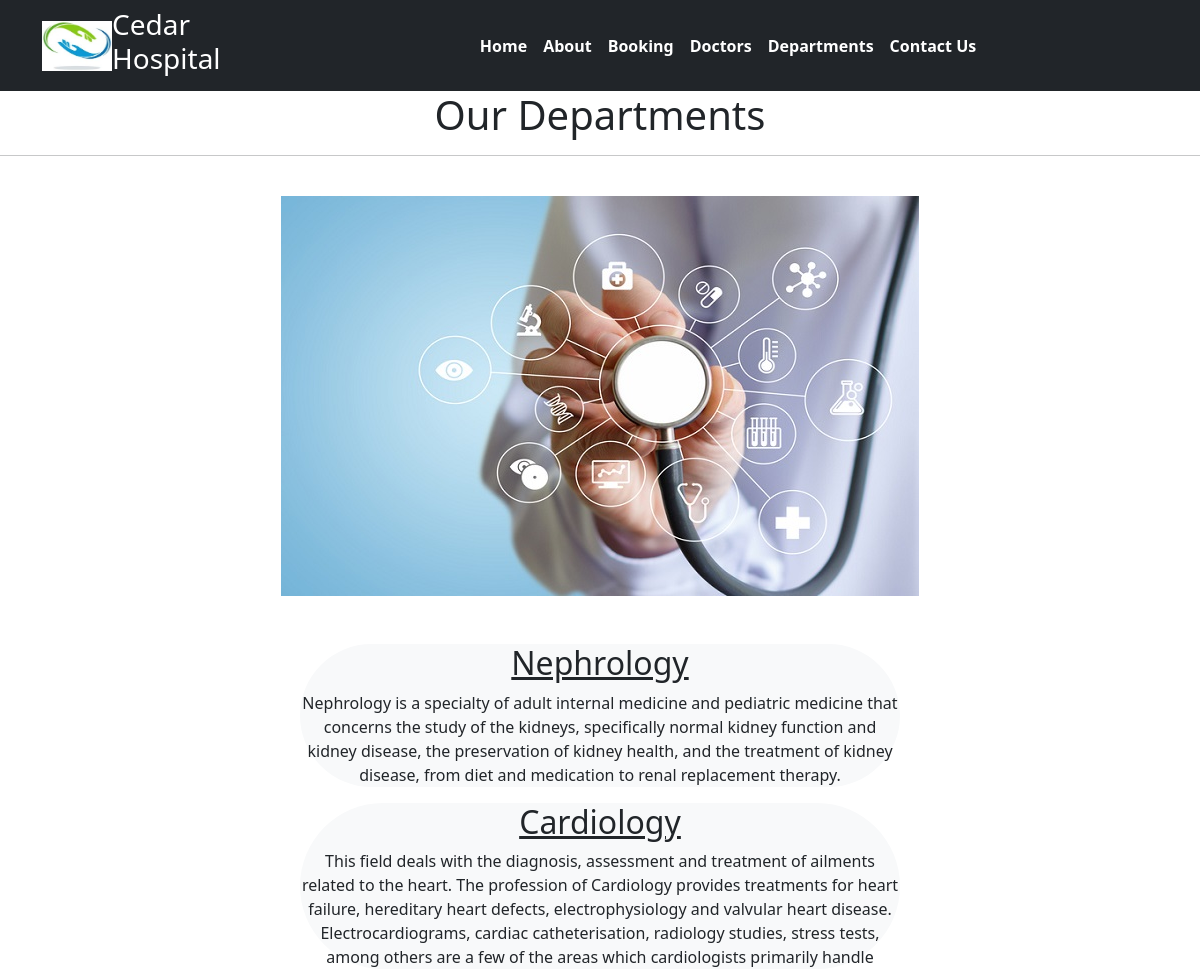
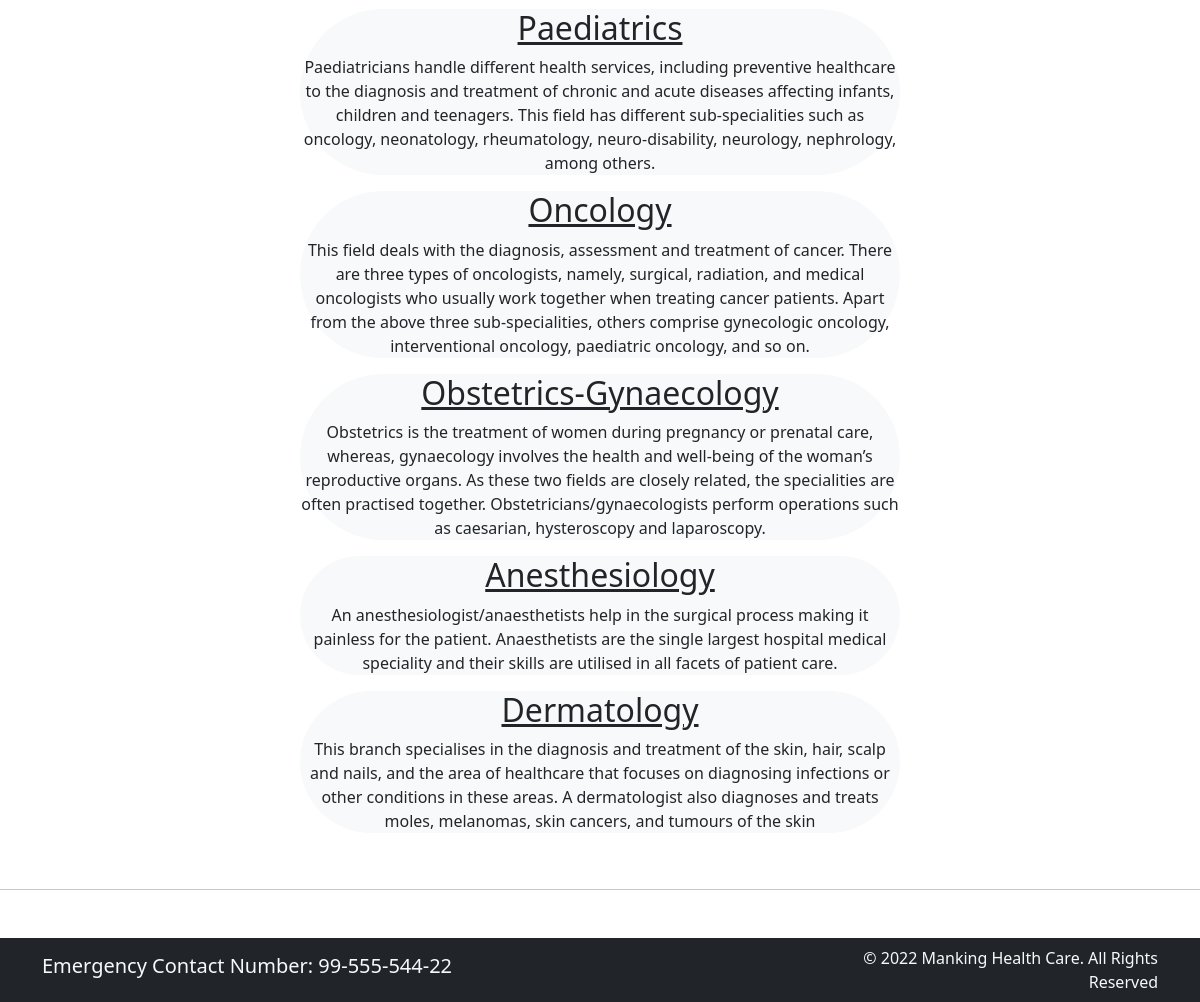
Screenshot of /department with the database file from the repository (2 pictures, top to bottom).
### home/models.py (models this page shows, shortened)
class departments(models.Model):
    dept_name = models.CharField(max_length=100)
    dept_description = models.TextField()

### home/views.py (the view)
# urls.py: path('department', views.department,name='department'),
def department(request):
    dept_dict= { 'dept' : departments.objects.all()}
    return render(request, 'departments.html',dept_dict)

### templates/departments.html (shortened to what this page needs)
{% extends 'base.html' %}
{% load static%}
{% block content %}
<h1 class="text-center">Our Departments</h1>
<hr>
<br>
<img src="{% static '/images/dept.png' %}" class="d-block mx-auto">
<br>
<br>
{%for d in dept%}
<div class="text-center w-50 mx-auto border-3 border-dark rounded-pill bg-light">
<h2><u>{{d.dept_name}}</u></h2>
<p>{{d.dept_description}}</p>
</div>
{% endfor %}
<br><hr><br><br><br>
<br>
{% endblock %}

### rows the page displays
departments: dept_name "Nephrology", dept_description "Nephrology is a specialty of adult internal medicine and pediatric medicine that concerns the study of the kidneys, specifically normal kidney function and kidney disease, the preservation of kidney health, and the treatment of kidney disease, from diet and medication to renal replacement therapy."
departments: dept_name "Cardiology", dept_description "This field deals with the diagnosis, assessment and treatment of ailments related to the heart. The profession of Cardiology provides treatments for heart failure, hereditary heart defects, electrophysiology and valvular heart disease. Electrocardiograms, cardiac catheterisation, radiology studies, stress tests, among others are a few of the areas which cardiologists primarily handle"
departments: dept_name "Paediatrics", dept_description "Paediatricians handle different health services, including preventive healthcare to the diagnosis and treatment of chronic and acute diseases affecting infants, children and teenagers. This field has different sub-specialities such as oncology, neonatology, rheumatology, neuro-disability, neurology, nephrology, among others."
departments: dept_name "Oncology", dept_description "This field deals with the diagnosis, assessment and treatment of cancer. There are three types of oncologists, namely, surgical, radiation, and medical oncologists who usually work together when treating cancer patients. Apart from the above three sub-specialities, others comprise gynecologic oncology, interventional oncology, paediatric oncology, and so on."
departments: dept_name "Obstetrics-Gynaecology", dept_description "Obstetrics is the treatment of women during pregnancy or prenatal care, whereas, gynaecology involves the health and well-being of the woman’s reproductive organs. As these two fields are closely related, the specialities are often practised together. Obstetricians/gynaecologists perform operations such as caesarian, hysteroscopy and laparoscopy."
departments: dept_name "Anesthesiology", dept_description "An anesthesiologist/anaesthetists help in the surgical process making it painless for the patient. Anaesthetists are the single largest hospital medical speciality and their skills are utilised in all facets of patient care."
departments: dept_name "Dermatology", dept_description "This branch specialises in the diagnosis and treatment of the skin, hair, scalp and nails, and the area of healthcare that focuses on diagnosing infections or other conditions in these areas. A dermatologist also diagnoses and treats moles, melanomas, skin cancers, and tumours of the skin"
